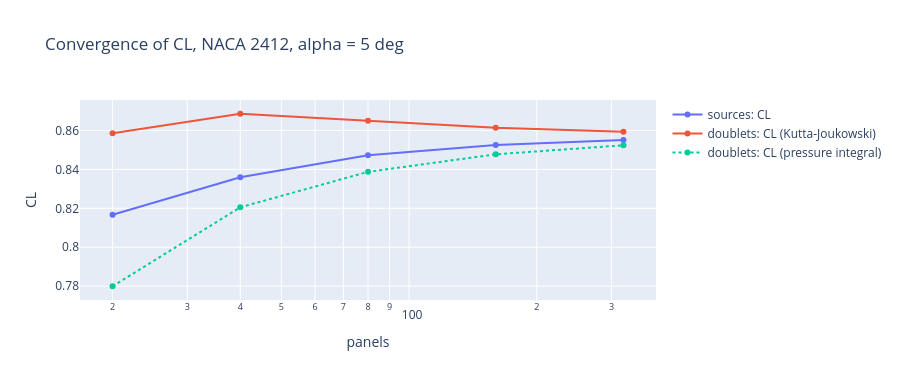

The notebook cell saved with this chart:
### Markdown cell above
## 9. Convergence with the number of panels

The book recommends checking convergence by increasing the number of panels (Section 11.1.1). The cell below tabulates $C_L$ (the value the module reports: pressure integral for sources, Kutta-Joukowski for doublets), the $C_L$ from the pressure integral for both, and $C_{m,c/4}$.

### Code cell
panel_counts = (20, 40, 80, 160, 320)
rows = []
for n in panel_counts:
    row = [n]
    for method in ('source', 'doublet'):
        c = p.solve_airfoil_panels('2412', 1.0, 5.0, 1.0, n, method, with_field=False)['coefficients']
        row += [c['cl'], c['cl_pressure'], c['cm_quarter']]
    rows.append(row)
table = np.array(rows)

print(' N  | source: CL     CL(intCp)  Cm      | doublet: CL     CL(intCp)  Cm')
for r in table:
    print(f'{int(r[0]):4d} |        {r[1]:.4f}  {r[2]:.4f}    {r[3]:+.4f} |          {r[4]:.4f}  {r[5]:.4f}    {r[6]:+.4f}')

fig = go.Figure()
fig.add_trace(go.Scatter(x=table[:, 0], y=table[:, 1], mode='lines+markers', name='sources: CL'))
fig.add_trace(go.Scatter(x=table[:, 0], y=table[:, 4], mode='lines+markers', name='doublets: CL (Kutta-Joukowski)'))
fig.add_trace(go.Scatter(x=table[:, 0], y=table[:, 5], mode='lines+markers', name='doublets: CL (pressure integral)', line=dict(dash='dot')))
fig.update_layout(title='Convergence of CL, NACA 2412, alpha = 5 deg', xaxis=dict(title='panels', type='log'), yaxis_title='CL', height=380)
fig.show()

### Figure 1 — Plotly figure (JSON) as saved in the notebook; plotly's stock layout.template omitted (floating-point values rounded to 4 significant figures)
{"data": [{"mode": "lines+markers", "name": "sources: CL", "type": "scatter", "x": [20.0, 40.0, 80.0, 160.0, 320.0], "y": [0.8167, 0.8359, 0.8473, 0.8526, 0.8551]}, {"mode": "lines+markers", "name": "doublets: CL (Kutta-Joukowski)", "type": "scatter", "x": [20.0, 40.0, 80.0, 160.0, 320.0], "y": [0.8586, 0.8686, 0.865, 0.8614, 0.8594]}, {"line": {"dash": "dot"}, "mode": "lines+markers", "name": "doublets: CL (pressure integral)", "type": "scatter", "x": [20.0, 40.0, 80.0, 160.0, 320.0], "y": [0.7799, 0.8205, 0.8388, 0.8478, 0.8524]}], "layout": {"height": 380, "title": {"text": "Convergence of CL, NACA 2412, alpha = 5 deg"}, "xaxis": {"title": {"text": "panels"}, "type": "log"}, "yaxis": {"title": {"text": "CL"}}}}
